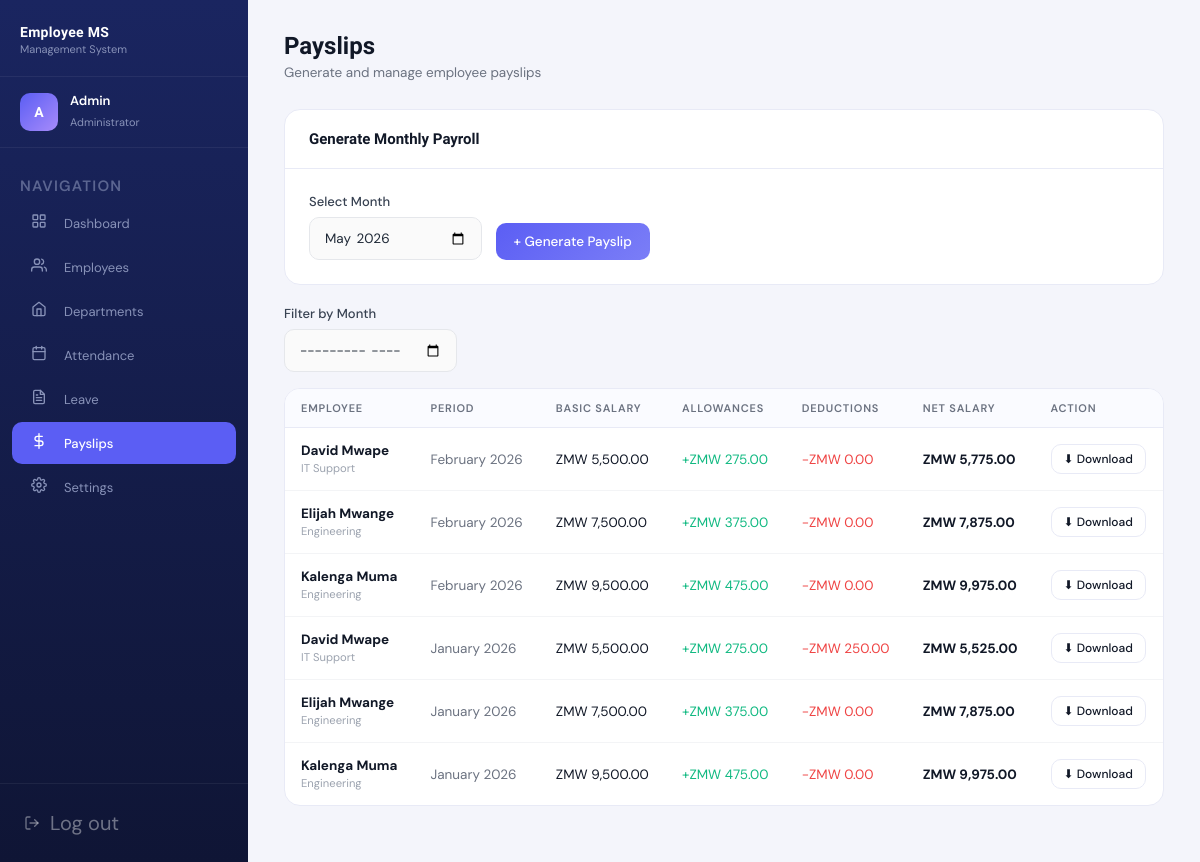
The app's page /admin/payroll.php (signed in) with its own data.
### tables this page shows
CREATE TABLE IF NOT EXISTS payroll (
    payroll_id      INT           PRIMARY KEY AUTO_INCREMENT,
    employee_id     INT           NOT NULL,
    month           DATE          NOT NULL,
    basic_salary    DECIMAL(10,2) NOT NULL,
    allowances      DECIMAL(10,2) DEFAULT 0.00,
    leave_deduction DECIMAL(10,2) DEFAULT 0.00,
    net_salary      DECIMAL(10,2) NOT NULL,
    generated_on    TIMESTAMP     DEFAULT CURRENT_TIMESTAMP,
    UNIQUE KEY uq_payroll (employee_id, month),
    FOREIGN KEY (employee_id) REFERENCES employees(employee_id) ON DELETE CASCADE
);

CREATE TABLE IF NOT EXISTS employees (
    employee_id          INT            PRIMARY KEY AUTO_INCREMENT,
    user_id              INT            UNIQUE NOT NULL,
    full_name            VARCHAR(100)   NOT NULL,
    department_id        INT            NOT NULL,
    position             VARCHAR(100)   NOT NULL,
    basic_salary         DECIMAL(10,2)  NOT NULL,
    joining_date         DATE           NOT NULL,
    annual_leave_balance DECIMAL(5,1)   DEFAULT 12.0,
    bio                  TEXT           NULL,
    is_active            TINYINT(1)     DEFAULT 1,
    FOREIGN KEY (user_id)        REFERENCES users(user_id)             ON DELETE CASCADE,
    FOREIGN KEY (department_id)  REFERENCES departments(department_id)
);

CREATE TABLE IF NOT EXISTS departments (
    department_id   INT          PRIMARY KEY AUTO_INCREMENT,
    department_name VARCHAR(100) UNIQUE NOT NULL
);

### database/config.php (called while the page is built, shortened)
<?php
function sanitize($conn, $data) {
    return $conn->real_escape_string(trim(strip_tags($data)));
}
?>

### admin/payroll.php (the view, shortened to what this page needs)
<?php
require_once '../database/config.php';
$month_filter = sanitize($conn, $_GET['month'] ?? '');
$sql = "SELECT p.*, e.full_name, d.department_name
        FROM payroll p
        JOIN employees e ON p.employee_id = e.employee_id
        JOIN departments d ON e.department_id = d.department_id";
$sql .= " ORDER BY p.month DESC, e.full_name";
$payrolls = $conn->query($sql)->fetch_all(MYSQLI_ASSOC);
?>
<!DOCTYPE html>
<html lang="en">
<head>
    <link rel="stylesheet" href="../assets/css/dashboard.css">
</head>
<body>
<div class="app-layout">
    <?php include 'sidebar.php'; ?>
    <div class="main-content">
        <div class="page-header">
            <h1>Payslips</h1>
            <p>Generate and manage employee payslips</p>
        </div>
        <div class="page-body">
            <div class="card" style="margin-bottom:20px;">
                <div class="card-header"><h3>Generate Monthly Payroll</h3></div>
                <div class="card-body">
                    <form method="POST" style="display:flex;gap:14px;align-items:flex-end;">
                        <div class="form-group" style="margin:0;">
                            <label>Select Month</label>
                            <input type="month" name="month" class="form-control" required value="<?= date('Y-m') ?>">
                        </div>
                        <button type="submit" class="btn btn-primary">+ Generate Payslip</button>
                    </form>
                </div>
            </div>
            <div style="display:flex;gap:12px;align-items:flex-end;margin-bottom:16px;">
                <div class="form-group" style="margin:0;">
                    <label>Filter by Month</label>
                    <input type="month" id="monthFilter" class="form-control" value="<?= $month_filter ?>" onchange="location.href='payroll.php?month='+this.value">
                </div>
            </div>
            <div class="card">
                <table>
                    <thead>
                        <tr>
                            <th>Employee</th>
                            <th>Period</th>
                            <th>Basic Salary</th>
                            <th>Allowances</th>
                            <th>Deductions</th>
                            <th>Net Salary</th>
                            <th>Action</th>
                        </tr>
                    </thead>
                    <tbody>
                    <?php if (empty($payrolls)): ?>
                        <tr><td colspan="7"><div class="empty-state"><div class="empty-icon">💰</div><p>No payroll records. Generate payroll above.</p></div></td></tr>
                    <?php else: foreach ($payrolls as $p): ?>
                        <tr>
                            <td>
                                <strong><?= htmlspecialchars($p['full_name']) ?></strong><br>
                                <small style="color:#9ca3af;"><?= htmlspecialchars($p['department_name']) ?></small>
                            </td>
                            <td style="color:#6b7280;"><?= date('F Y', strtotime($p['month'])) ?></td>
                            <td>ZMW <?= number_format($p['basic_salary'], 2) ?></td>
                            <td style="color:#10b981;">+ZMW <?= number_format($p['allowances'], 2) ?></td>
                            <td style="color:#ef4444;">-ZMW <?= number_format($p['leave_deduction'], 2) ?></td>
                            <td><strong>ZMW <?= number_format($p['net_salary'], 2) ?></strong></td>
                            <td>
                                <a href="generate_payslip.php?id=<?= $p['payroll_id'] ?>" class="btn btn-outline btn-sm" target="_blank">⬇ Download</a>
                            </td>
                        </tr>
                    <?php endforeach; endif; ?>
                    </tbody>
                </table>
            </div>
        </div>
    </div>
</div>
</body>
</html>

### assets/css/dashboard.css (style rules this page uses)
*, *::before, *::after { box-sizing: border-box; margin: 0; padding: 0; }
:root { --navy: #0f1535; --navy-mid: #1a2560; --accent: #5b5ef4; --accent-light: #7b7ef7; --sidebar-width: 248px; --text-white: #ffffff; --text-muted: #8892b8; --body-bg: #f4f5fb; --card-bg: #ffffff; --border: #e8eaf6; --success: #10b981; --warning: #f59e0b; --danger: #ef4444; --info: #3b82f6; --text-dark: #111827; --text-gray: #6b7280; }
html, body { height: 100%; font-family: 'DM Sans', sans-serif; background: var(--body-bg); color: var(--text-dark); }
.app-layout { display: flex; height: 100vh; overflow: hidden; }
.main-content { margin-left: var(--sidebar-width); flex: 1; overflow-y: auto; height: 100vh; }
.page-header { padding: 32px 36px 0; }
.page-header h1 { font-family: 'Sora', sans-serif; font-size: 24px; font-weight: 700; color: var(--text-dark); margin-bottom: 4px; }
.page-header p { font-size: 13.5px; color: var(--text-gray); margin-bottom: 28px; }
.page-body { padding: 0 36px 36px; }
.card { background: var(--card-bg); border: 1px solid var(--border); border-radius: 16px; overflow: hidden; margin-bottom: 20px; }
.card-header { padding: 20px 24px; border-bottom: 1px solid var(--border); display: flex; align-items: center; justify-content: space-between; }
.card-header h3 { font-family: 'Sora', sans-serif; font-size: 15px; font-weight: 600; color: var(--text-dark); }
.card-body { padding: 24px; }
table { width: 100%; border-collapse: collapse; }
thead th { text-align: left; font-size: 11px; font-weight: 600; color: var(--text-gray); text-transform: uppercase; letter-spacing: 0.8px; padding: 12px 16px; border-bottom: 1px solid var(--border); background: #fafbff; }
tbody td { padding: 14px 16px; font-size: 13.5px; color: var(--text-dark); border-bottom: 1px solid #f3f4f6; }
tbody tr:last-child td { border-bottom: none; }
.btn { display: inline-flex; align-items: center; gap: 8px; padding: 10px 18px; border-radius: 10px; font-size: 13.5px; font-family: 'DM Sans', sans-serif; font-weight: 500; cursor: pointer; border: none; text-decoration: none; transition: all 0.2s; }
.btn-primary { background: linear-gradient(135deg, var(--accent), var(--accent-light)); color: white; }
.btn-outline { background: transparent; border: 1.5px solid var(--border); color: var(--text-dark); }
.btn-sm { padding: 6px 12px; font-size: 12px; }
.form-group { margin-bottom: 18px; }
.form-group label { display: block; font-size: 13px; font-weight: 500; color: #374151; margin-bottom: 7px; }
.form-control { width: 100%; padding: 11px 14px; border: 1.5px solid #e5e7eb; border-radius: 10px; font-size: 13.5px; font-family: 'DM Sans', sans-serif; color: #1f2937; background: #fafafa; outline: none; transition: border-color 0.2s, box-shadow 0.2s; }

### records on screen
payroll: employee.full_name "David Mwape", departments.department_name "IT Support", month "February 2026", basic_salary "5,500.00", allowances "275.00", leave_deduction "0.00", net_salary "5,775.00"
payroll: employee.full_name "Elijah Mwange", departments.department_name "Engineering", month "February 2026", basic_salary "7,500.00", allowances "375.00", leave_deduction "0.00", net_salary "7,875.00"
payroll: employee.full_name "Kalenga Muma", departments.department_name "Engineering", month "February 2026", basic_salary "9,500.00", allowances "475.00", leave_deduction "0.00", net_salary "9,975.00"
payroll: employee.full_name "David Mwape", departments.department_name "IT Support", month "January 2026", basic_salary "5,500.00", allowances "275.00", leave_deduction "250.00", net_salary "5,525.00"
payroll: employee.full_name "Elijah Mwange", departments.department_name "Engineering", month "January 2026", basic_salary "7,500.00", allowances "375.00", leave_deduction "0.00", net_salary "7,875.00"
payroll: employee.full_name "Kalenga Muma", departments.department_name "Engineering", month "January 2026", basic_salary "9,500.00", allowances "475.00", leave_deduction "0.00", net_salary "9,975.00"

### other values on screen
$initials "A"
$name "Admin"
